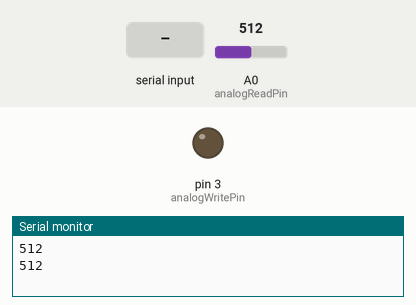
This sketch was run on a simulated Arduino Uno, built with avr-gcc and run on an emulated ATmega328P. Shown: output pins drawn as LEDs (lit = HIGH), the last lines printed to the serial monitor. The inputs (shaded band) are chosen by the test bench; at power-on: A0 (analogReadPin) = 512.

Above: at 1.2 s.
1.3 s: "90,45\n" received over Serial
At 2.8 s:
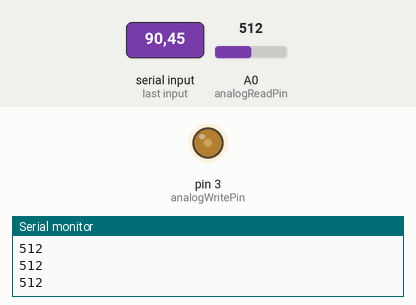
4.5 s: "30,150\n" received over Serial
At 6.7 s:
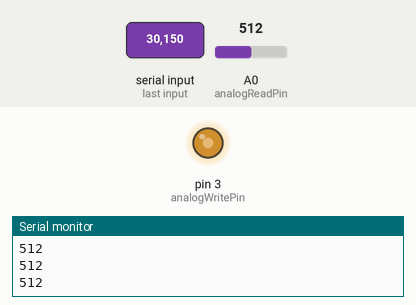
7.0 s: "200\n" received over Serial
At 8.0 s:
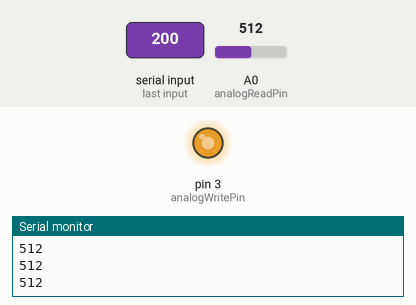
8.5 s: "90\n" received over Serial
At 9.1 s:
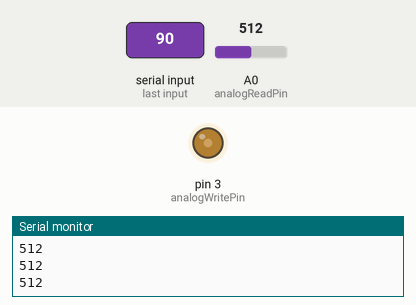
Timing chart, 0 to 11.0 s (numbered marks = the images above; inputs shaded):
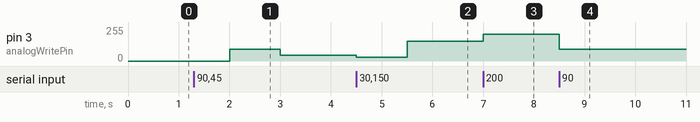

The sketch:

VacuumInputAndOutput.ino
```cpp
int analogReadPin = A0; // Analog pin to read the input voltage
int analogWritePin = 3; // Analog pin to write the output voltage

int oldSetValue=1;

void setup() {
  Serial.begin(9600);
  pinMode(analogReadPin, INPUT);
  pinMode(analogWritePin, OUTPUT);
}

void loop() {
  // Read the input analog value
  int sensorValue = analogRead(analogReadPin);

  // Send the analog value to the serial port
  //Serial.println(sensorValue);

  Serial.println(sensorValue);

  // Wait for a command from the serial port to set the analog output voltage
  if (Serial.available() > 0) {
    // Read the incoming command
    int voltageValue = Serial.parseInt();

    // Set the analog output voltage on the specified pin
    if((voltageValue!=oldSetValue) && (voltageValue!=0)){
      analogWrite(analogWritePin, voltageValue);
      oldSetValue=voltageValue;
    }


  }
  delay(1000);
}
```

Measured:
- after the input at 1.3 s, pin 3 (analogWritePin): 0/255 → 90/255 after 0.70 s, → 45/255 1.0 s later
- after the input at 4.5 s, pin 3 (analogWritePin): 45/255 → 30/255 at once, → 150/255 1.0 s later
- after the input at 7.0 s, pin 3 (analogWritePin): 150/255 → 200/255 at once
- after the input at 8.5 s, pin 3 (analogWritePin): 200/255 → 90/255 at once
